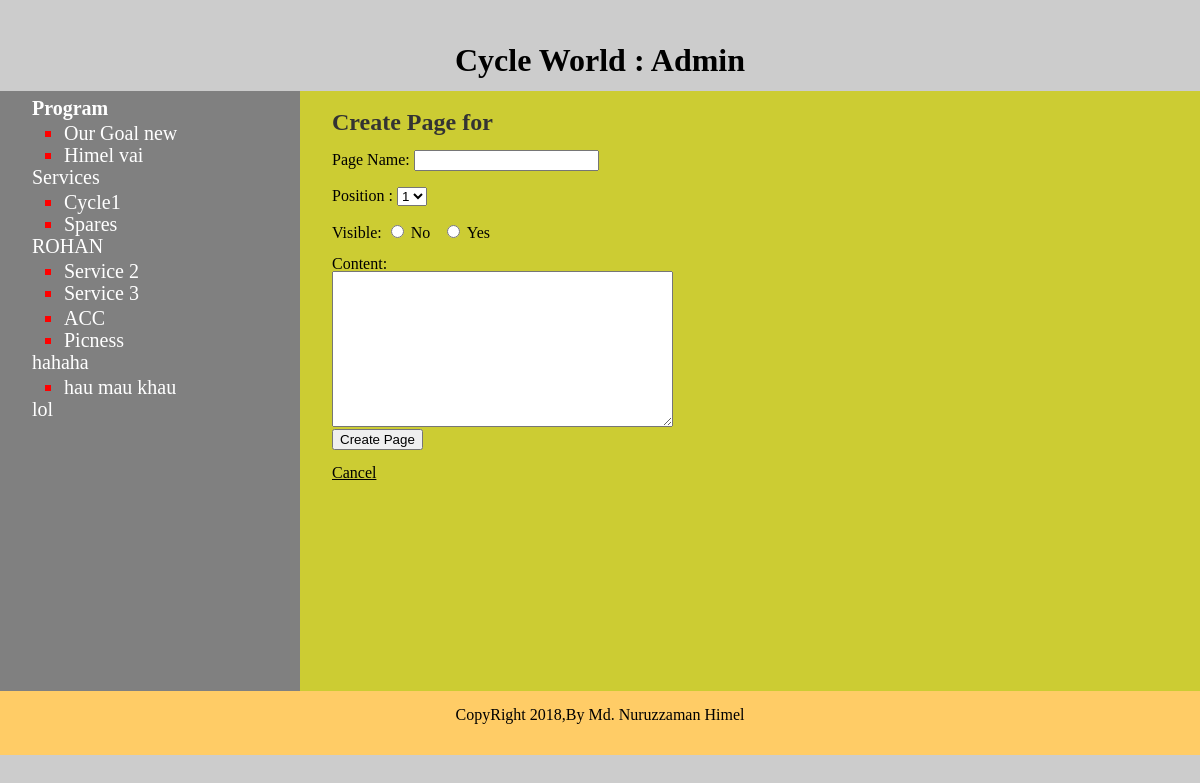
/new_page.php?subject_id=1 (signed in), run on the app's committed database.
### tables this page shows
CREATE TABLE IF NOT EXISTS `subjects` (
  `id` int(10) NOT NULL AUTO_INCREMENT,
  `manu_name` varchar(30) NOT NULL,
  `position` int(3) NOT NULL,
  `visible` tinyint(1) NOT NULL,
  PRIMARY KEY (`id`)
);

CREATE TABLE IF NOT EXISTS `pages` (
  `id` int(10) NOT NULL AUTO_INCREMENT,
  `subject_id` int(3) NOT NULL,
  `manu_name` varchar(30) NOT NULL,
  `position` int(5) NOT NULL,
  `visible` tinyint(1) NOT NULL,
  `content` text,
  PRIMARY KEY (`id`),
  KEY `subject_id` (`subject_id`)
);

### public/new_page.php (the view, shortened to what this page needs)
<?php include("../includes/dbconnection.php") ?>
<?php include("../includes/functions.php") ?>
<?php $layout_context = "Admin"; ?>
<?php include("../includes/layouts/header.php") ?>
<?php
	find_selected_page();
?>
    <div id="header">
    	<h1>Cycle World : <?php if(isset($layout_context)){ echo $layout_context; } ?></h1>
    </div>
    <div id="main">
    <div id="navigation"><?php echo nevigation($current_subject,$current_page); ?> </div>
	<div id="page">
        <h2> Create Page for </h2>
        <form action="create_page.php?subject_id=<?php echo $current_subject["id"] ;?>" method="post">
            <p>Page Name:
            	<input type="text" name="manu_name" value="" >
            </p>
            <p>
            Position :
                <select name="position" >
                <?php
				$page_set = find_all_pages_from_subject($current_subject["id"],false);
				$page_count = mysqli_num_rows($page_set);
				for($count=1;$count<=$page_count+1;$count++)
				{
					echo "<option value=\"{$count}\"> {$count} </option>";
				}
				?>
                </select>
            </p>
            <p>Visible:
                <input type="radio" name="visible" value="0"> No
                &nbsp;
                <input type="radio" name="visible" value="1"> Yes
            </p>
            Content:<br>
				<textarea name="text" rows="10" cols="40">
                </textarea><br>
            <input type="submit" name ="submit" value="Create Page">
        </form>
        <br>
        <a href="manage_content.php">Cancel </a>
	</div>
<?php include("../includes/layouts/footer.php") ?>

### includes/functions.php (shortened to what this page needs)
<?php
function find_all_subjects($public=true){
	global $connection;
	$quere="SELECT * FROM subjects ";
	$subject_set = mysqli_query($connection,$quere);
	return 	$subject_set;
}
function find_all_pages_from_subject($subject_id,$public=true){
	global $connection;
	$subject_id=mysqli_real_escape_string($connection,$subject_id);
	$quere="SELECT * FROM pages ";
	$quere .="WHERE subject_id=$subject_id ";
	$page_set = mysqli_query($connection,$quere);
	return $page_set;
}
function find_subject_by_id($selected_subject_id){
	global $connection;
	$selected_subject_id = mysqli_real_escape_string($connection,$selected_subject_id);
	$quere="SELECT * FROM subjects ";
	$quere .="WHERE visible=1 ";
	$quere .="AND id=$selected_subject_id ";
	$subject_set = mysqli_query($connection,$quere);
	if($subject_row = mysqli_fetch_assoc($subject_set)){
	return $subject_row;
	}else{
	return NULL;
	}
}
function find_selected_page(){
	if(isset($_GET["subject_id"]))
	{
		$current_subject = find_subject_by_id($_GET["subject_id"]);
		$current_page=NULL;
	}
}
function nevigation($subject_array,$page_array){
	$subject_set = find_all_subjects(false);
	$output = "<ul type=\"disc\" class=\"subjects\">";
	while($subject = mysqli_fetch_assoc($subject_set)) {
		$output .= " <div class=\"subjectList\">";
		$output .= "<li" ;
		if($subject_array && $subject["id"] == $subject_array["id"]){
		$output .= " class=\"selected\"";
		}
		$output .= ">";
		$output .= "<a href=\"manage_content.php?subject_id=";
		$output .= urlencode($subject["id"]);
		$output .="\">";
		$output .= htmlentities($subject["manu_name"]);
		$output .= "</a><ul class=\"pages\">";
		$page_set = find_all_pages_from_subject($subject["id"],false);
		while($page = mysqli_fetch_assoc($page_set)) {
				$output .=" <div class=\"pageList\">";
				$output .= "<li" ;
				$output .= ">";
				$output .=" <a href=\"manage_content.php?page_id=";
				$output .= urlencode($page["id"]) ;
				$output .="\">";
				$output .= htmlentities($page["manu_name"]);
				$output .="</a></li></div>";
		}
			$output .= "</ul>";
			$output .= "</li> </div>";
		}
	$output .="</ul>";
	return $output;
}
?>

### public/syslesheet/main.css (style rules this page uses)
html { height:100%; width:100%; }
body { width:100%;height:100%; margin:0;padding:0;border:0; font-family:times new Cambria, "Hoefler Text", "Liberation Serif", Times, "Times New Roman", serif; font-size::14px; line-height:15px; background:#ccc; }
a { color:black; }
#header { height:70px; margin:0; padding:0; text-align:center;color:#000; }
#header h1 { padding:1em ; font-size:2eml margin:0;font-weight:bold; }
#main { height:600px; width:100%; margin:0;padding:0; background:#cc3; }
#navigation { background: gray none repeat scroll 0 0; color: #fff; float: left; height: 100%; margin: 0; padding: 0 2em; width: 236px; }
#navigation a { color:#fff; text-decoration:none; }
ul.subjects { margin:1em 0; padding-left:0;list-style:none; color:red; font-size:1.2em; }
ul.pages { padding-left:2em;list-style:square; font-weight:normal; font-size:0.8em; }
.selected { font-weight:bold; }
#page { float:left;height:100%;width:400px; padding-left:2em;vertical-align:top; background:#cc3; }
#page h2 { color:#333; margin-top:1em; }
#navigation ul { margin-top: 10px; }
.subjects li { font-size: 20px; margin-bottom: 7px; }

### data on the page
subjects: value "Program"
pages: value "Our Goal new"
pages: value "Himel vai"
subjects: value "Services"
pages: value "Cycle1"
pages: value "Spares"
subjects: value "ROHAN"
pages: value "Service 2"
pages: value "Service 3"
pages: value "ACC"
pages: value "Picness"
subjects: value "hahaha"
pages: value "hau mau khau"
subjects: value "lol"

### other printed values
$layout_context "Admin"
form field position "1"
